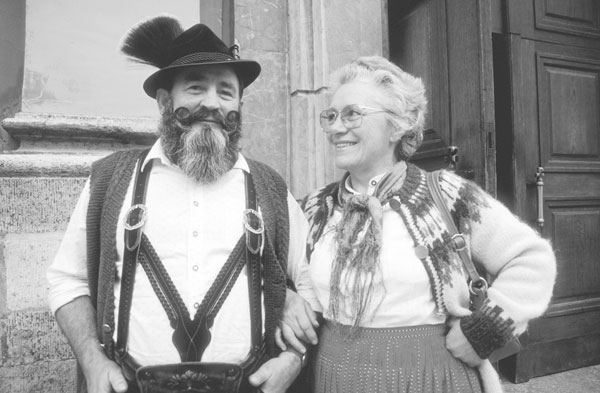
#> input picture spread spectrum/data/corel_bavarian_couple.jpg, 600 x 393 px, found by its file name
$ python dct_test.py   (older library calls are emulated)
#> lines starting #> are read from the running program, lines starting #| are printed output that depends on the picture
from PIL import Image
from scipy import misc
from scipy.fftpack import dct
import matplotlib.pyplot as plt
import numpy as np
import os, sys

HOME_DIR='../'
SRC_NAME='data/corel_bavarian_couple.jpg'

def show_img(image, gray=False):
    if gray:
        plt.imshow(image, cmap='gray')
    else:
        plt.imshow(image)
    plt.show()

def dctII(image: np.array):
    return dct(dct(image,axis=1),axis=0)

'''
def sigmoid(arr):
    def sigmoid_element(val):
        exp = np.exp(val)
        return exp / (1+exp)
    return np.array([[sigmoid_element(x) for x in row] for row in arr])

def shift_and_log(arr):
    min_val = np.min(arr)
    if min_val < 0:
        arr = arr - min_val + 1
    return np.log(arr)
'''

def visualize_dct(image, alpha=20000):
    #print(np.percentile(image_dct,5), np.percentile(image_dct,95))
#> called with alpha = 20000
    clipped = np.clip(image,-1*alpha,alpha)   # approx. 5th, 95th percentiles
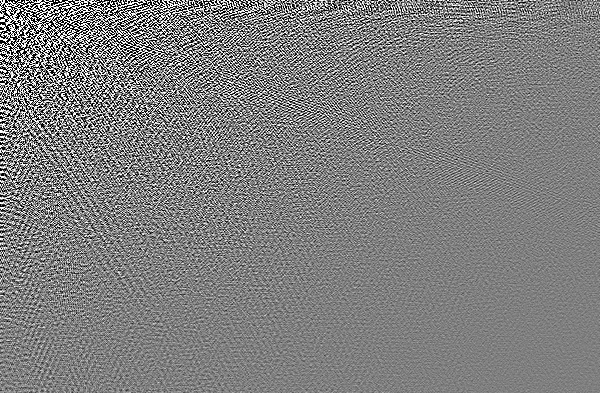
#> clipped: shape (393, 600) float64; min -20000, max 20000, mean 5.7; drawn with min black and max white
    out = (clipped + alpha) / alpha * 128
    return np.floor(out)

if __name__ == "__main__":
    # Load image data
    IMG_PATH = os.path.join(HOME_DIR, 'data', SRC_NAME)
    image = misc.imread(IMG_PATH,flatten=True,mode='L').astype(float)

    # Conduct 2D-DCT(II) on the input image
    image_dct = dctII(image)
    '''
    plt.contour(image_dct)
    plt.show()
    '''

    # Visualize DCT output
    viz = visualize_dct(image_dct)
    show_img(viz, gray=True)
